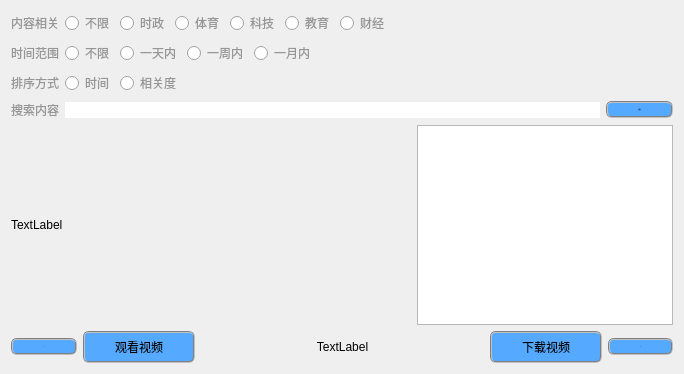
        <widget class="QWidget" name="tab_5">
         <attribute name="title">
          <string>新闻视频检索</string>
         </attribute>
         <layout class="QVBoxLayout" name="verticalLayout_11">
          <item>
           <layout class="QHBoxLayout" name="horizontalLayout_19">
            <item>
             <widget class="QLabel" name="label_12">
              <property name="sizePolicy">
               <sizepolicy hsizetype="Fixed" vsizetype="Fixed">
                <horstretch>0</horstretch>
                <verstretch>0</verstretch>
               </sizepolicy>
              </property>
              <property name="styleSheet">
               <string notr="true">color: rgb(150, 150, 150);</string>
              </property>
              <property name="text">
               <string>内容相关</string>
              </property>
             </widget>
            </item>
            <item>
             <layout class="QHBoxLayout" name="horizontalLayout_23">
              <property name="leftMargin">
               <number>0</number>
              </property>
              <property name="rightMargin">
               <number>60</number>
              </property>
              <item>
               <widget class="QRadioButton" name="radioButton_12">
                <property name="sizePolicy">
                 <sizepolicy hsizetype="Fixed" vsizetype="Fixed">
                  <horstretch>0</horstretch>
                  <verstretch>0</verstretch>
                 </sizepolicy>
                </property>
                <property name="styleSheet">
                 <string notr="true">color: rgb(150, 150, 150);</string>
                </property>
                <property name="text">
                 <string>不限</string>
                </property>
                <attribute name="buttonGroup">
                 <string notr="true">buttonGroup</string>
                </attribute>
               </widget>
              </item>
              <item>
               <widget class="QRadioButton" name="radioButton_7">
                <property name="sizePolicy">
                 <sizepolicy hsizetype="Fixed" vsizetype="Fixed">
                  <horstretch>0</horstretch>
                  <verstretch>0</verstretch>
                 </sizepolicy>
                </property>
                <property name="styleSheet">
                 <string notr="true">color: rgb(150, 150, 150);</string>
                </property>
                <property name="text">
                 <string>时政</string>
                </property>
                <attribute name="buttonGroup">
                 <string notr="true">buttonGroup</string>
                </attribute>
               </widget>
              </item>
              <item>
               <widget class="QRadioButton" name="radioButton_8">
                <property name="sizePolicy">
                 <sizepolicy hsizetype="Fixed" vsizetype="Fixed">
                  <horstretch>0</horstretch>
                  <verstretch>0</verstretch>
                 </sizepolicy>
                </property>
                <property name="styleSheet">
                 <string notr="true">color: rgb(150, 150, 150);</string>
                </property>
                <property name="text">
                 <string>体育</string>
                </property>
                <attribute name="buttonGroup">
                 <string notr="true">buttonGroup</string>
                </attribute>
               </widget>
              </item>
              <item>
               <widget class="QRadioButton" name="radioButton_10">
                <property name="sizePolicy">
                 <sizepolicy hsizetype="Fixed" vsizetype="Fixed">
                  <horstretch>0</horstretch>
                  <verstretch>0</verstretch>
                 </sizepolicy>
                </property>
                <property name="styleSheet">
                 <string notr="true">color: rgb(150, 150, 150);</string>
                </property>
                <property name="text">
                 <string>科技</string>
                </property>
                <attribute name="buttonGroup">
                 <string notr="true">buttonGroup</string>
                </attribute>
               </widget>
              </item>
              <item>
               <widget class="QRadioButton" name="radioButton_9">
                <property name="sizePolicy">
                 <sizepolicy hsizetype="Fixed" vsizetype="Fixed">
                  <horstretch>0</horstretch>
                  <verstretch>0</verstretch>
                 </sizepolicy>
                </property>
                <property name="styleSheet">
                 <string notr="true">color: rgb(150, 150, 150);</string>
                </property>
                <property name="text">
                 <string>教育</string>
                </property>
                <attribute name="buttonGroup">
                 <string notr="true">buttonGroup</string>
                </attribute>
               </widget>
              </item>
              <item>
               <widget class="QRadioButton" name="radioButton_11">
                <property name="sizePolicy">
                 <sizepolicy hsizetype="Fixed" vsizetype="Fixed">
                  <horstretch>0</horstretch>
                  <verstretch>0</verstretch>
                 </sizepolicy>
                </property>
                <property name="styleSheet">
                 <string notr="true">color: rgb(150, 150, 150);</string>
                </property>
                <property name="text">
                 <string>财经</string>
                </property>
                <attribute name="buttonGroup">
                 <string notr="true">buttonGroup</string>
                </attribute>
               </widget>
              </item>
             </layout>
            </item>
            <item>
             <widget class="QLabel" name="label_13">
              <property name="text">
               <string/>
              </property>
             </widget>
            </item>
           </layout>
          </item>
          <item>
           <layout class="QHBoxLayout" name="horizontalLayout_20">
            <item>
             <widget class="QLabel" name="label_10">
              <property name="sizePolicy">
               <sizepolicy hsizetype="Fixed" vsizetype="Fixed">
                <horstretch>0</horstretch>
                <verstretch>0</verstretch>
               </sizepolicy>
              </property>
              <property name="styleSheet">
               <string notr="true">color: rgb(150, 150, 150);</string>
              </property>
              <property name="text">
               <string>时间范围</string>
              </property>
             </widget>
            </item>
            <item>
             <layout class="QHBoxLayout" name="horizontalLayout_24">
              <property name="leftMargin">
               <number>0</number>
              </property>
              <property name="rightMargin">
               <number>75</number>
              </property>
              <item>
               <widget class="QRadioButton" name="radioButton_3">
                <property name="sizePolicy">
                 <sizepolicy hsizetype="Fixed" vsizetype="Fixed">
                  <horstretch>0</horstretch>
                  <verstretch>0</verstretch>
                 </sizepolicy>
                </property>
                <property name="styleSheet">
                 <string notr="true">color: rgb(150, 150, 150);</string>
                </property>
                <property name="text">
                 <string>不限</string>
                </property>
                <attribute name="buttonGroup">
                 <string notr="true">buttonGroup_2</string>
                </attribute>
               </widget>
              </item>
              <item>
               <widget class="QRadioButton" name="radioButton_4">
                <property name="sizePolicy">
                 <sizepolicy hsizetype="Fixed" vsizetype="Fixed">
                  <horstretch>0</horstretch>
                  <verstretch>0</verstretch>
                 </sizepolicy>
                </property>
                <property name="styleSheet">
                 <string notr="true">color: rgb(150, 150, 150);</string>
                </property>
                <property name="text">
                 <string>一天内</string>
                </property>
                <attribute name="buttonGroup">
                 <string notr="true">buttonGroup_2</string>
                </attribute>
               </widget>
              </item>
              <item>
               <widget class="QRadioButton" name="radioButton_5">
                <property name="sizePolicy">
                 <sizepolicy hsizetype="Fixed" vsizetype="Fixed">
                  <horstretch>0</horstretch>
                  <verstretch>0</verstretch>
                 </sizepolicy>
                </property>
                <property name="styleSheet">
                 <string notr="true">color: rgb(150, 150, 150);</string>
                </property>
                <property name="text">
                 <string>一周内</string>
                </property>
                <attribute name="buttonGroup">
                 <string notr="true">buttonGroup_2</string>
                </attribute>
               </widget>
              </item>
              <item>
               <widget class="QRadioButton" name="radioButton_6">
                <property name="sizePolicy">
                 <sizepolicy hsizetype="Fixed" vsizetype="Fixed">
                  <horstretch>0</horstretch>
                  <verstretch>0</verstretch>
                 </sizepolicy>
                </property>
                <property name="styleSheet">
                 <string notr="true">color: rgb(150, 150, 150);</string>
                </property>
                <property name="text">
                 <string>一月内</string>
                </property>
                <attribute name="buttonGroup">
                 <string notr="true">buttonGroup_2</string>
                </attribute>
               </widget>
              </item>
             </layout>
            </item>
            <item>
             <widget class="QLabel" name="label_14">
              <property name="text">
               <string/>
              </property>
             </widget>
            </item>
           </layout>
          </item>
          <item>
           <layout class="QHBoxLayout" name="horizontalLayout_21">
            <item>
             <widget class="QLabel" name="label_9">
              <property name="sizePolicy">
               <sizepolicy hsizetype="Fixed" vsizetype="Fixed">
                <horstretch>0</horstretch>
                <verstretch>0</verstretch>
               </sizepolicy>
              </property>
              <property name="styleSheet">
               <string notr="true">color: rgb(150, 150, 150);</string>
              </property>
              <property name="text">
               <string>排序方式</string>
              </property>
             </widget>
            </item>
            <item>
             <layout class="QHBoxLayout" name="horizontalLayout_25">
              <property name="leftMargin">
               <number>0</number>
              </property>
              <property name="rightMargin">
               <number>260</number>
              </property>
              <item>
               <widget class="QRadioButton" name="radioButton_2">
                <property name="sizePolicy">
                 <sizepolicy hsizetype="Fixed" vsizetype="Fixed">
                  <horstretch>0</horstretch>
                  <verstretch>0</verstretch>
                 </sizepolicy>
                </property>
                <property name="styleSheet">
                 <string notr="true">color: rgb(150, 150, 150);</string>
                </property>
                <property name="text">
                 <string>时间</string>
                </property>
                <attribute name="buttonGroup">
                 <string notr="true">buttonGroup_3</string>
                </attribute>
               </widget>
              </item>
              <item>
               <widget class="QRadioButton" name="radioButton">
                <property name="sizePolicy">
                 <sizepolicy hsizetype="Fixed" vsizetype="Fixed">
                  <horstretch>0</horstretch>
                  <verstretch>0</verstretch>
                 </sizepolicy>
                </property>
                <property name="styleSheet">
                 <string notr="true">color: rgb(150, 150, 150);</string>
                </property>
                <property name="text">
                 <string>相关度</string>
                </property>
                <attribute name="buttonGroup">
                 <string notr="true">buttonGroup_3</string>
                </attribute>
               </widget>
              </item>
             </layout>
            </item>
            <item>
             <widget class="QLabel" name="label_15">
              <property name="text">
               <string/>
              </property>
             </widget>
            </item>
           </layout>
          </item>
          <item>
           <layout class="QHBoxLayout" name="horizontalLayout_26">
            <item>
             <layout class="QVBoxLayout" name="verticalLayout_15">
              <item>
               <widget class="QLabel" name="label_11">
                <property name="sizePolicy">
                 <sizepolicy hsizetype="Minimum" vsizetype="Fixed">
                  <horstretch>0</horstretch>
                  <verstretch>0</verstretch>
                 </sizepolicy>
                </property>
                <property name="styleSheet">
                 <string notr="true">color: rgb(150, 150, 150);</string>
                </property>
                <property name="text">
                 <string>搜索内容</string>
                </property>
               </widget>
              </item>
             </layout>
            </item>
            <item>
             <layout class="QHBoxLayout" name="horizontalLayout_22">
              <item>
               <widget class="QLineEdit" name="lineEdit_3">
                <property name="font">
                 <font>
                  <family>微软雅黑</family>
                  <pointsize>-1</pointsize>
                 </font>
                </property>
                <property name="styleSheet">
                 <string notr="true">border-radius:20px;</string>
                </property>
               </widget>
              </item>
              <item>
               <widget class="QPushButton" name="pushButton_8">
                <property name="sizePolicy">
                 <sizepolicy hsizetype="Fixed" vsizetype="Fixed">
                  <horstretch>0</horstretch>
                  <verstretch>0</verstretch>
                 </sizepolicy>
                </property>
                <property name="font">
                 <font>
                  <family>微软雅黑</family>
                  <pointsize>-1</pointsize>
                 </font>
                </property>
                <property name="styleSheet">
                 <string notr="true">QPushButton
{
    color:black;
	border:2px groove gray;
	border-radius:6px;
	padding:5px 30px;
	background-color: rgb(85, 170, 255);
}

QPushButton:hover
{
    color:black;
	border:2px groove gray;
	border-radius:6px;
    background-color:rgb(44 , 137 , 255);
}

QPushButton:pressed
{
    color:black;
    background-color:rgb(14 , 135 , 228);
    padding-left:31px;
    padding-top:6px;
}</string>
                </property>
                <property name="text">
                 <string>搜索</string>
                </property>
               </widget>
              </item>
             </layout>
            </item>
           </layout>
          </item>
          <item>
           <layout class="QHBoxLayout" name="horizontalLayout_27">
            <item>
             <widget class="QLabel" name="label_16">
              <property name="sizePolicy">
               <sizepolicy hsizetype="Minimum" vsizetype="Minimum">
                <horstretch>0</horstretch>
                <verstretch>0</verstretch>
               </sizepolicy>
              </property>
              <property name="minimumSize">
               <size>
                <width>400</width>
                <height>200</height>
               </size>
              </property>
              <property name="text">
               <string>TextLabel</string>
              </property>
             </widget>
            </item>
            <item>
             <widget class="QTextEdit" name="textEdit_6">
              <property name="font">
               <font>
                <family>微软雅黑</family>
                <pointsize>-1</pointsize>
               </font>
              </property>
              <property name="styleSheet">
               <string notr="true"/>
              </property>
             </widget>
            </item>
           </layout>
          </item>
          <item>
           <layout class="QHBoxLayout" name="horizontalLayout_53">
            <item>
             <layout class="QHBoxLayout" name="horizontalLayout_54">
              <item>
               <widget class="QPushButton" name="pushButton_17">
                <property name="sizePolicy">
                 <sizepolicy hsizetype="Fixed" vsizetype="Fixed">
                  <horstretch>0</horstretch>
                  <verstretch>0</verstretch>
                 </sizepolicy>
                </property>
                <property name="font">
                 <font>
                  <family>微软雅黑</family>
                  <pointsize>-1</pointsize>
                 </font>
                </property>
                <property name="styleSheet">
                 <string notr="true">QPushButton
{
    color:black;
	border:2px groove gray;
	border-radius:6px;
	padding:5px 30px;
	background-color: rgb(85, 170, 255);
}

QPushButton:hover
{
    color:black;
	border:2px groove gray;
	border-radius:6px;
    background-color:rgb(44 , 137 , 255);
}

QPushButton:pressed
{
    color:black;
    background-color:rgb(14 , 135 , 228);
    padding-left:31px;
    padding-top:6px;
}</string>
                </property>
                <property name="text">
                 <string>&lt;-</string>
                </property>
               </widget>
              </item>
             </layout>
            </item>
            <item>
             <widget class="QPushButton" name="pushButton_9">
              <property name="sizePolicy">
               <sizepolicy hsizetype="Fixed" vsizetype="Fixed">
                <horstretch>0</horstretch>
                <verstretch>0</verstretch>
               </sizepolicy>
              </property>
              <property name="styleSheet">
               <string notr="true">QPushButton
{
    color:black;
	border:2px groove gray;
	border-radius:6px;
	padding:5px 30px;
	background-color: rgb(85, 170, 255);
}

QPushButton:hover
{
    color:black;
	border:2px groove gray;
	border-radius:6px;
    background-color:rgb(44 , 137 , 255);
}

QPushButton:pressed
{
    color:black;
    background-color:rgb(14 , 135 , 228);
    padding-left:31px;
    padding-top:6px;
}</string>
              </property>
              <property name="text">
               <string>观看视频</string>
              </property>
             </widget>
            </item>
            <item>
             <widget class="QLabel" name="label_31">
              <property name="text">
               <string>TextLabel</string>
              </property>
              <property name="alignment">
               <set>Qt::AlignCenter</set>
              </property>
             </widget>
            </item>
            <item>
             <widget class="QPushButton" name="pushButton_10">
              <property name="sizePolicy">
               <sizepolicy hsizetype="Fixed" vsizetype="Fixed">
                <horstretch>0</horstretch>
                <verstretch>0</verstretch>
               </sizepolicy>
              </property>
              <property name="styleSheet">
               <string notr="true">QPushButton
{
    color:black;
	border:2px groove gray;
	border-radius:6px;
	padding:5px 30px;
	background-color: rgb(85, 170, 255);
}

QPushButton:hover
{
    color:black;
	border:2px groove gray;
	border-radius:6px;
    background-color:rgb(44 , 137 , 255);
}

QPushButton:pressed
{
    color:black;
    background-color:rgb(14 , 135 , 228);
    padding-left:31px;
    padding-top:6px;
}</string>
              </property>
              <property name="text">
               <string>下载视频</string>
              </property>
             </widget>
            </item>
            <item>
             <layout class="QHBoxLayout" name="horizontalLayout_55">
              <item>
               <widget class="QPushButton" name="pushButton_18">
                <property name="sizePolicy">
                 <sizepolicy hsizetype="Fixed" vsizetype="Fixed">
                  <horstretch>0</horstretch>
                  <verstretch>0</verstretch>
                 </sizepolicy>
                </property>
                <property name="font">
                 <font>
                  <family>微软雅黑</family>
                  <pointsize>-1</pointsize>
                 </font>
                </property>
                <property name="styleSheet">
                 <string notr="true">QPushButton
{
    color:black;
	border:2px groove gray;
	border-radius:6px;
	padding:5px 30px;
	background-color: rgb(85, 170, 255);
}

QPushButton:hover
{
    color:black;
	border:2px groove gray;
	border-radius:6px;
    background-color:rgb(44 , 137 , 255);
}

QPushButton:pressed
{
    color:black;
    background-color:rgb(14 , 135 , 228);
    padding-left:31px;
    padding-top:6px;
}</string>
                </property>
                <property name="text">
                 <string>-&gt;</string>
                </property>
               </widget>
              </item>
             </layout>
            </item>
           </layout>
          </item>
         </layout>
        </widget>
